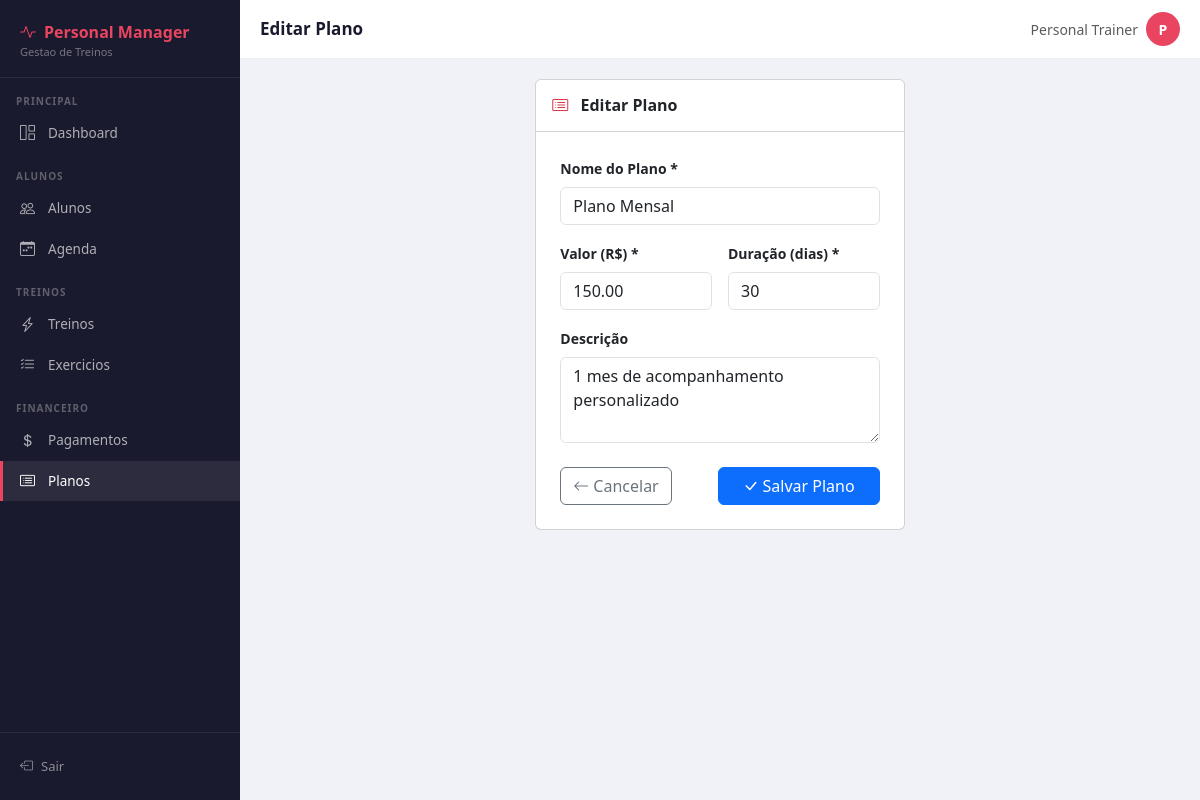
Page /financeiro/planos/27/editar/ (signed in) on the committed database.
### financeiro/models.py (models this page shows, shortened)
class Plano(models.Model):
    nome = models.CharField(max_length=100)
    valor = models.DecimalField(max_digits=8, decimal_places=2)
    duracao = models.PositiveIntegerField(help_text='Duração em dias')
    descricao = models.TextField(blank=True)
    ativo = models.BooleanField(default=True)
    class Meta:
        verbose_name = 'Plano'
        verbose_name_plural = 'Planos'
        ordering = ['valor']

### financeiro/views.py (the view)
# urls.py: path('planos/<int:pk>/editar/', views.editar_plano,       name='editar_plano'),
@login_required
def editar_plano(request, pk):
    plano = get_object_or_404(Plano, pk=pk)
    if request.method == 'POST':
        form = PlanoForm(request.POST, instance=plano)
        if form.is_valid():
            form.save()
            messages.success(request, 'Plano atualizado!')
            return redirect('lista_planos')
        else:
            messages.error(request, 'Corrija os erros abaixo.')
    else:
        form = PlanoForm(instance=plano)
    return render(request, 'financeiro/form_plano.html', {'form': form, 'plano': plano})

### financeiro/forms.py (shortened to what this page needs)
class PlanoForm(forms.ModelForm):
    class Meta:
        model = Plano
        fields = ['nome', 'valor', 'duracao', 'descricao']
        widgets = {
            'nome':      forms.TextInput(attrs={'class': 'form-control', 'placeholder': 'Ex: Plano Mensal'}),
            'valor':     forms.NumberInput(attrs={'class': 'form-control', 'step': '0.01', 'placeholder': '150.00', 'min': '1'}),
            'duracao':   forms.NumberInput(attrs={'class': 'form-control', 'placeholder': 'Ex: 30', 'min': '1', 'max': '365'}),
            'descricao': forms.Textarea(attrs={'class': 'form-control', 'rows': 3}),
        }

### financeiro/templates/financeiro/form_plano.html (shortened to what this page needs)
{% extends 'core/base.html' %}
{% block page_title %}{% if plano %}Editar Plano{% else %}Novo Plano{% endif %}{% endblock %}
{% block content %}
<div class="row justify-content-center">
  <div class="col-md-5">
    <div class="card">
      <div class="card-header bg-white py-3">
        <h6 class="mb-0 fw-bold">
          <i class="bi bi-card-list me-2 text-danger"></i>
          {% if plano %}Editar Plano{% else %}Criar Novo Plano{% endif %}
        </h6>
      </div>
      <div class="card-body p-4">
        <form method="post">
          <div class="mb-3">
            <label class="form-label fw-semibold small">Nome do Plano *</label>
            {{ form.nome }}
          </div>
          <div class="row g-3 mb-3">
            <div class="col-md-6">
              <label class="form-label fw-semibold small">Valor (R$) *</label>
              {{ form.valor }}
            </div>
            <div class="col-md-6">
              <label class="form-label fw-semibold small">Duração (dias) *</label>
              {{ form.duracao }}
            </div>
          </div>
          <div class="mb-4">
            <label class="form-label fw-semibold small">Descrição</label>
            {{ form.descricao }}
          </div>
          <div class="d-flex justify-content-between">
            <a href="{% url 'lista_planos' %}" class="btn btn-outline-secondary">
              <i class="bi bi-arrow-left me-1"></i>Cancelar
            </a>
            <button type="submit" class="btn btn-primary px-4">
              <i class="bi bi-check-lg me-1"></i>Salvar Plano
            </button>
          </div>
        </form>
      </div>
    </div>
  </div>
</div>
{% endblock %}

### core/templates/core/base.html (shortened to what this page needs)
<!DOCTYPE html>
<html lang="pt-br">
<head>
  <link href="https://cdn.jsdelivr.net/npm/bootstrap@5.3.0/dist/css/bootstrap.min.css" rel="stylesheet">
  <link href="https://cdn.jsdelivr.net/npm/bootstrap-icons@1.11.0/font/bootstrap-icons.css" rel="stylesheet">
</head>
<body>
<div class="sidebar" id="sidebar">
  <div class="sidebar-brand">
    <div class="brand-name"><i class="bi bi-activity me-2"></i>Personal Manager</div>
    <div class="brand-sub">Gestao de Treinos</div>
  </div>
  <div class="sidebar-section">Principal</div>
  <ul class="nav flex-column">
    <li class="nav-item">
      <a href="{% url 'dashboard' %}" class="{% if request.resolver_match.url_name == 'dashboard' %}active{% endif %}" onclick="closeSidebar()">
        <i class="bi bi-grid-1x2"></i> Dashboard
      </a>
    </li>
  </ul>
  <div class="sidebar-section">Alunos</div>
  <ul class="nav flex-column">
    <li class="nav-item">
      <a href="{% url 'lista_alunos' %}" class="{% if 'aluno' in request.resolver_match.url_name %}active{% endif %}" onclick="closeSidebar()">
        <i class="bi bi-people"></i> Alunos
      </a>
    </li>
    <li class="nav-item">
      <a href="{% url 'agenda_personal' %}" class="{% if 'agenda' in request.resolver_match.url_name %}active{% endif %}" onclick="closeSidebar()">
        <i class="bi bi-calendar-week"></i> Agenda
      </a>
    </li>
  </ul>
  <div class="sidebar-section">Treinos</div>
  <ul class="nav flex-column">
    <li class="nav-item">
      <a href="{% url 'lista_treinos' %}" class="{% if 'treino' in request.resolver_match.url_name %}active{% endif %}" onclick="closeSidebar()">
        <i class="bi bi-lightning-charge"></i> Treinos
      </a>
    </li>
    <li class="nav-item">
      <a href="{% url 'lista_exercicios' %}" class="{% if 'exercicio' in request.resolver_match.url_name %}active{% endif %}" onclick="closeSidebar()">
        <i class="bi bi-list-check"></i> Exercicios
      </a>
    </li>
  </ul>
  <div class="sidebar-section">Financeiro</div>
  <ul class="nav flex-column">
    <li class="nav-item">
      <a href="{% url 'lista_pagamentos' %}" class="{% if 'pagamento' in request.resolver_match.url_name %}active{% endif %}" onclick="closeSidebar()">
        <i class="bi bi-currency-dollar"></i> Pagamentos
      </a>
    </li>
    <li class="nav-item">
      <a href="{% url 'lista_planos' %}" class="{% if 'plano' in request.resolver_match.url_name %}active{% endif %}" onclick="closeSidebar()">
        <i class="bi bi-card-list"></i> Planos
      </a>
    </li>
  </ul>
  <div class="sidebar-footer">
    <a href="{% url 'logout' %}">
      <i class="bi bi-box-arrow-left"></i> Sair
    </a>
  </div>
</div>
<div class="main-content">
  <div class="topbar">
    <div class="d-flex align-items-center gap-2" style="min-width:0;">
      <div style="min-width:0;">
        <div class="page-title">{% block page_title %}{% endblock %}</div>
      </div>
    </div>
    <div class="d-flex align-items-center gap-2" style="flex-shrink:0;">
      <span class="text-muted small d-none d-md-inline">
        {{ request.user.get_full_name|default:request.user.username }}
      </span>
      <div class="rounded-circle d-flex align-items-center justify-content-center"
           style="width:34px;height:34px;background:var(--red);color:#fff;font-weight:700;font-size:14px;flex-shrink:0;">
        {{ request.user.username|first|upper }}
      </div>
    </div>
  </div>
  <div class="content-area">
    {% block content %}{% endblock %}
  </div>
</div>
</body>
</html>

### core/templates/core/base.html (style rules this page uses)
:root { --red: #e94560; --dark: #1a1a2e; --navy: #0f3460; --teal: #1abc9c; }
* { box-sizing: border-box; }
body { background: #f0f2f7; min-height: 100vh; overflow-x: hidden; }
.sidebar { width: 240px; min-height: 100vh; background: var(--dark); position: fixed; top: 0; left: 0; z-index: 1000; display: flex; flex-direction: column; transition: transform .3s ease; }
.sidebar-brand { padding: 20px 20px 16px; border-bottom: 1px solid rgba(255,255,255,.08); }
.sidebar-brand .brand-name { color: var(--red); font-weight: 700; font-size: 16px; white-space: nowrap; overflow: hidden; text-overflow: ellipsis; }
.sidebar-brand .brand-sub { color: rgba(255,255,255,.4); font-size: 11px; }
.sidebar-section { padding: 16px 16px 4px; font-size: 10px; font-weight: 700; letter-spacing: 1px; text-transform: uppercase; color: rgba(255,255,255,.3); }
.nav-item a { display: flex; align-items: center; gap: 10px; padding: 9px 20px; color: rgba(255,255,255,.65); text-decoration: none; font-size: 13.5px; transition: all .2s; white-space: nowrap; }
.nav-item a:hover, .nav-item a.active { color: #fff; background: rgba(255,255,255,.08); border-left: 3px solid var(--red); padding-left: 17px; }
.nav-item a i { font-size: 15px; width: 18px; flex-shrink: 0; }
.sidebar-footer { margin-top: auto; padding: 16px; border-top: 1px solid rgba(255,255,255,.08); }
.sidebar-footer a { display: flex; align-items: center; gap: 8px; color: rgba(255,255,255,.5); font-size: 13px; text-decoration: none; padding: 8px 4px; }
.main-content { margin-left: 240px; min-height: 100vh; min-width: 0; overflow-x: hidden; }
.topbar { background: #fff; padding: 12px 20px; border-bottom: 1px solid #eee; display: flex; align-items: center; justify-content: space-between; position: sticky; top: 0; z-index: 99; flex-wrap: wrap; gap: 8px; }
.topbar .page-title { font-weight: 700; font-size: 17px; color: var(--dark); white-space: nowrap; overflow: hidden; text-overflow: ellipsis; max-width: 60vw; }
.content-area { padding: 20px; overflow-x: hidden; }
.card { overflow: hidden; }

### rows in the picture
Plano: nome "Plano Mensal", valor "150.00", duracao "30", descricao "1 mes de acompanhamento personalizado"

### other values in the picture
{{ request.user.get_full_name|default:request.user.username }} "Personal Trainer"
{{ request.user.username|first|upper }} "P"
